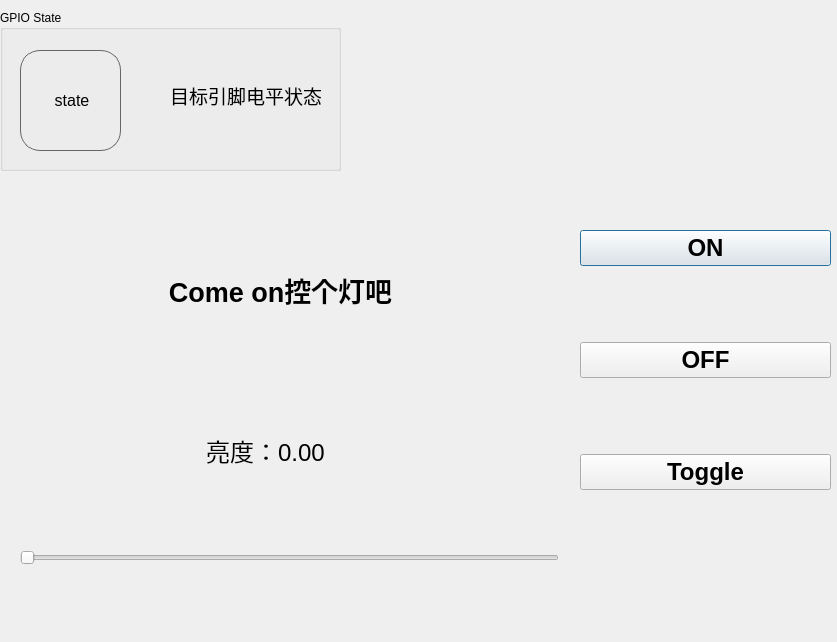
<?xml version="1.0" encoding="UTF-8"?>
<ui version="4.0">
 <class>Dialog</class>
 <widget class="QDialog" name="Dialog">
  <property name="geometry">
   <rect>
    <x>0</x>
    <y>0</y>
    <width>837</width>
    <height>642</height>
   </rect>
  </property>
  <property name="windowTitle">
   <string>Dialog</string>
  </property>
  <widget class="QWidget" name="verticalLayoutWidget">
   <property name="geometry">
    <rect>
     <x>580</x>
     <y>160</y>
     <width>251</width>
     <height>401</height>
    </rect>
   </property>
   <layout class="QVBoxLayout" name="verticalLayout">
    <item>
     <widget class="QPushButton" name="ON">
      <property name="font">
       <font>
        <family>Ubuntu</family>
        <pointsize>18</pointsize>
        <bold>true</bold>
       </font>
      </property>
      <property name="text">
       <string>ON</string>
      </property>
     </widget>
    </item>
    <item>
     <widget class="QPushButton" name="OFF">
      <property name="font">
       <font>
        <family>Ubuntu</family>
        <pointsize>18</pointsize>
        <bold>true</bold>
       </font>
      </property>
      <property name="text">
       <string>OFF</string>
      </property>
     </widget>
    </item>
    <item>
     <widget class="QPushButton" name="Toggle">
      <property name="font">
       <font>
        <family>Ubuntu</family>
        <pointsize>18</pointsize>
        <bold>true</bold>
       </font>
      </property>
      <property name="text">
       <string>Toggle</string>
      </property>
     </widget>
    </item>
   </layout>
  </widget>
  <widget class="QLabel" name="label_2">
   <property name="geometry">
    <rect>
     <x>60</x>
     <y>180</y>
     <width>441</width>
     <height>221</height>
    </rect>
   </property>
   <property name="text">
    <string>&lt;html&gt;&lt;head/&gt;&lt;body&gt;&lt;p align=&quot;center&quot;&gt;&lt;span style=&quot; font-size:20pt; font-weight:700;&quot;&gt;Come on控个灯吧&lt;/span&gt;&lt;/p&gt;&lt;/body&gt;&lt;/html&gt;</string>
   </property>
  </widget>
  <widget class="QSlider" name="brightness_controller">
   <property name="geometry">
    <rect>
     <x>20</x>
     <y>550</y>
     <width>539</width>
     <height>15</height>
    </rect>
   </property>
   <property name="orientation">
    <enum>Qt::Horizontal</enum>
   </property>
  </widget>
  <widget class="QLabel" name="label_4">
   <property name="geometry">
    <rect>
     <x>120</x>
     <y>420</y>
     <width>291</width>
     <height>61</height>
    </rect>
   </property>
   <property name="font">
    <font>
     <pointsize>18</pointsize>
    </font>
   </property>
   <property name="text">
    <string>&lt;html&gt;&lt;head/&gt;&lt;body&gt;&lt;p align=&quot;center&quot;&gt;&lt;span style=&quot; font-size:18pt;&quot;&gt;亮度：0.00&lt;/span&gt;&lt;/p&gt;&lt;/body&gt;&lt;/html&gt;</string>
   </property>
  </widget>
  <widget class="QGroupBox" name="groupBox">
   <property name="geometry">
    <rect>
     <x>0</x>
     <y>10</y>
     <width>341</width>
     <height>161</height>
    </rect>
   </property>
   <property name="title">
    <string>GPIO State</string>
   </property>
   <widget class="QLabel" name="label">
    <property name="geometry">
     <rect>
      <x>20</x>
      <y>40</y>
      <width>101</width>
      <height>101</height>
     </rect>
    </property>
    <property name="styleSheet">
     <string notr="true">/* 灭灯状态：深灰渐变 */
background: qradialgradient(cx:0.5, cy:0.5, radius:0.5,
                            fx:0.5, fy:0.5,
                            stop:0 #888888,
                            stop:1 #444444);
border-radius: 20px;
border: 1px solid #666666;


</string>
    </property>
    <property name="text">
     <string>&lt;html&gt;&lt;head/&gt;&lt;body&gt;&lt;p align=&quot;center&quot;&gt;&lt;span style=&quot; font-size:12pt;&quot;&gt;state&lt;/span&gt;&lt;/p&gt;&lt;/body&gt;&lt;/html&gt;</string>
    </property>
   </widget>
   <widget class="QLabel" name="label_3">
    <property name="geometry">
     <rect>
      <x>170</x>
      <y>70</y>
      <width>151</width>
      <height>31</height>
     </rect>
    </property>
    <property name="text">
     <string>&lt;html&gt;&lt;head/&gt;&lt;body&gt;&lt;p align=&quot;center&quot;&gt;&lt;span style=&quot; font-size:14pt;&quot;&gt;目标引脚电平状态&lt;/span&gt;&lt;/p&gt;&lt;/body&gt;&lt;/html&gt;</string>
    </property>
   </widget>
  </widget>
 </widget>
 <resources/>
 <connections/>
</ui>
